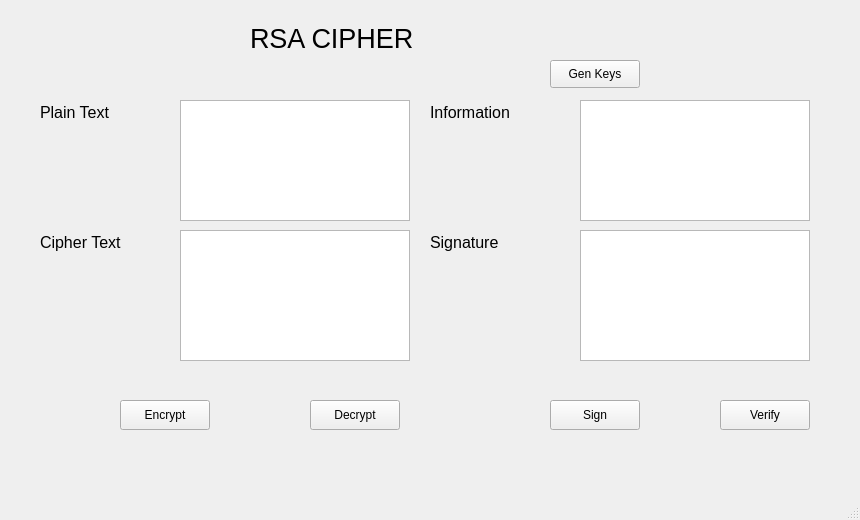
<?xml version="1.0" encoding="UTF-8"?>
<ui version="4.0">
 <class>MainWindow</class>
 <widget class="QMainWindow" name="MainWindow">
  <property name="geometry">
   <rect>
    <x>0</x>
    <y>0</y>
    <width>860</width>
    <height>520</height>
   </rect>
  </property>
  <property name="minimumSize">
   <size>
    <width>860</width>
    <height>520</height>
   </size>
  </property>
  <property name="windowTitle">
   <string>MainWindow</string>
  </property>
  <widget class="QWidget" name="centralwidget">
   <widget class="QLabel" name="label">
    <property name="geometry">
     <rect>
      <x>250</x>
      <y>20</y>
      <width>360</width>
      <height>36</height>
     </rect>
    </property>
    <property name="font">
     <font>
      <pointsize>20</pointsize>
     </font>
    </property>
    <property name="text">
     <string>RSA CIPHER</string>
    </property>
   </widget>
   <widget class="QLabel" name="label_2">
    <property name="geometry">
     <rect>
      <x>40</x>
      <y>100</y>
      <width>120</width>
      <height>24</height>
     </rect>
    </property>
    <property name="font">
     <font>
      <pointsize>12</pointsize>
     </font>
    </property>
    <property name="text">
     <string>Plain Text</string>
    </property>
   </widget>
   <widget class="QLabel" name="label_3">
    <property name="geometry">
     <rect>
      <x>40</x>
      <y>230</y>
      <width>120</width>
      <height>24</height>
     </rect>
    </property>
    <property name="font">
     <font>
      <pointsize>12</pointsize>
     </font>
    </property>
    <property name="text">
     <string>Cipher Text</string>
    </property>
   </widget>
   <widget class="QLabel" name="label_4">
    <property name="geometry">
     <rect>
      <x>430</x>
      <y>100</y>
      <width>140</width>
      <height>24</height>
     </rect>
    </property>
    <property name="font">
     <font>
      <pointsize>12</pointsize>
     </font>
    </property>
    <property name="text">
     <string>Information</string>
    </property>
   </widget>
   <widget class="QLabel" name="label_5">
    <property name="geometry">
     <rect>
      <x>430</x>
      <y>230</y>
      <width>140</width>
      <height>24</height>
     </rect>
    </property>
    <property name="font">
     <font>
      <pointsize>12</pointsize>
     </font>
    </property>
    <property name="text">
     <string>Signature</string>
    </property>
   </widget>
   <widget class="QTextEdit" name="txt_plain_text">
    <property name="geometry">
     <rect>
      <x>180</x>
      <y>100</y>
      <width>230</width>
      <height>121</height>
     </rect>
    </property>
   </widget>
   <widget class="QTextEdit" name="txt_cipher_text">
    <property name="geometry">
     <rect>
      <x>180</x>
      <y>230</y>
      <width>230</width>
      <height>131</height>
     </rect>
    </property>
   </widget>
   <widget class="QTextEdit" name="txt_info">
    <property name="geometry">
     <rect>
      <x>580</x>
      <y>100</y>
      <width>230</width>
      <height>121</height>
     </rect>
    </property>
   </widget>
   <widget class="QTextEdit" name="txt_sign">
    <property name="geometry">
     <rect>
      <x>580</x>
      <y>230</y>
      <width>230</width>
      <height>131</height>
     </rect>
    </property>
   </widget>
   <widget class="QPushButton" name="btn_gen_keys">
    <property name="geometry">
     <rect>
      <x>550</x>
      <y>60</y>
      <width>90</width>
      <height>28</height>
     </rect>
    </property>
    <property name="text">
     <string>Gen Keys</string>
    </property>
   </widget>
   <widget class="QPushButton" name="btn_encrypt">
    <property name="geometry">
     <rect>
      <x>120</x>
      <y>400</y>
      <width>90</width>
      <height>30</height>
     </rect>
    </property>
    <property name="text">
     <string>Encrypt</string>
    </property>
   </widget>
   <widget class="QPushButton" name="btn_decrypt">
    <property name="geometry">
     <rect>
      <x>310</x>
      <y>400</y>
      <width>90</width>
      <height>30</height>
     </rect>
    </property>
    <property name="text">
     <string>Decrypt</string>
    </property>
   </widget>
   <widget class="QPushButton" name="btn_sign">
    <property name="geometry">
     <rect>
      <x>550</x>
      <y>400</y>
      <width>90</width>
      <height>30</height>
     </rect>
    </property>
    <property name="text">
     <string>Sign</string>
    </property>
   </widget>
   <widget class="QPushButton" name="btn_verify">
    <property name="geometry">
     <rect>
      <x>720</x>
      <y>400</y>
      <width>90</width>
      <height>30</height>
     </rect>
    </property>
    <property name="text">
     <string>Verify</string>
    </property>
   </widget>
  </widget>
  <widget class="QMenuBar" name="menubar">
   <property name="geometry">
    <rect>
     <x>0</x>
     <y>0</y>
     <width>860</width>
     <height>20</height>
    </rect>
   </property>
  </widget>
  <widget class="QStatusBar" name="statusbar"/>
 </widget>
 <resources/>
 <connections/>
</ui>
